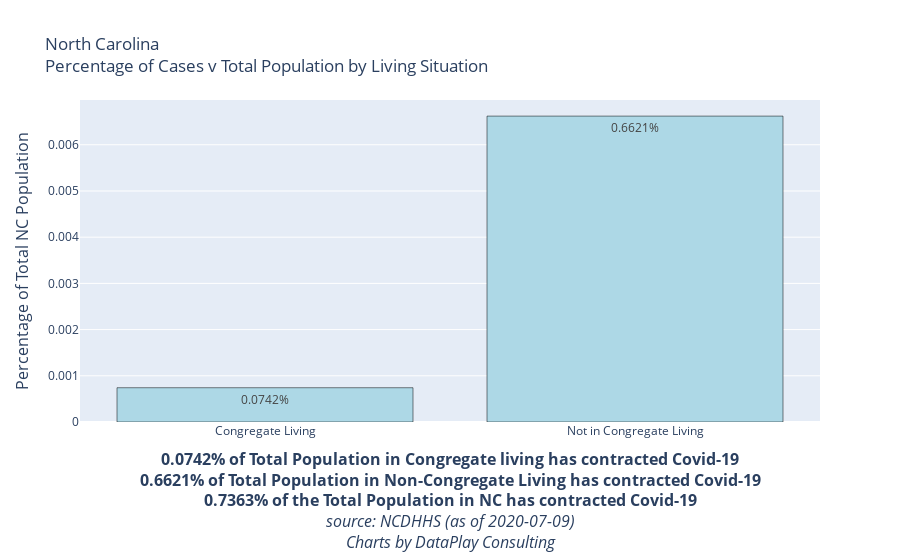

The code cell stored with this chart in its notebook:
### Code cell
Total_Cases_Congregate = '{:.4%}'.format(df_grouped.reset_index()['%TotalPop/Cases'][0])
Total_Cases_Non_Congregate = '{:.4%}'.format(df_grouped.reset_index()['%TotalPop/Cases'][1])
Total_Cases = '{:.4%}'.format(df_grouped.reset_index()['%TotalPop/Cases'].sum())

fig = go.Figure(data=[
    go.Bar(name = '% Of All Deaths', x=df_grouped.reset_index()['Congregate_Living'],y = df_grouped.reset_index()['%TotalPop/Cases'], text=[Total_Cases_Congregate, Total_Cases_Non_Congregate],marker_color='lightblue',
            textposition='inside',marker_line_color='black')
#     go.Bar(name = '% Of All Cases', x=df_grouped.reset_index()['Congregate_Living'],y = df_grouped.reset_index()['%TotalPop/Cases'],text=['11% of All Cases', '89% of All Cases'],marker_color='lightblue',
#             textposition='inside',marker_line_color='black', textfont=dict(color="black"), hoverinfo='none')
])
# Change the bar mode
fig.update_layout(barmode='group', title = 'North Carolina<br>Percentage of Cases v Total Population by Living Situation',
    yaxis=dict(
        title='Percentage of Total NC Population',
        titlefont_size=16,
        tickfont_size=12,
    ),
    xaxis=dict(
        title=f"<b>{Total_Cases_Congregate} of Total Population in Congregate living has contracted Covid-19<br>{Total_Cases_Non_Congregate} of Total Population in Non-Congregate Living has contracted Covid-19<br>{Total_Cases} of the Total Population in NC has contracted Covid-19</b><br><i>source: NCDHHS (as of {Date})<br>Charts by DataPlay Consulting</i>",
        titlefont_size=16,
        tickfont_size=12,
    ),              
    legend=dict(
        x=0,
        y=1.0,
        bgcolor='rgba(255, 255, 255, 0)',
        bordercolor='rgba(255, 255, 255, 0)'
    ))

fig.show()
pio.write_html(fig, file='CasesVPopulation.html', auto_open=False)

### Figure 1 — Plotly figure (JSON) as saved in the notebook; plotly's stock layout.template omitted (floating-point values rounded to 4 significant figures)
{"data": [{"marker": {"color": "lightblue", "line": {"color": "black"}}, "name": "% Of All Deaths", "text": ["0.0742%", "0.6621%"], "textposition": "inside", "type": "bar", "x": ["Congregate Living", "Not in Congregate Living"], "y": [0.0007422, 0.006621]}], "layout": {"autosize": true, "barmode": "group", "legend": {"bgcolor": "rgba(255, 255, 255, 0)", "bordercolor": "rgba(255, 255, 255, 0)", "x": 0, "y": 1}, "title": {"text": "North Carolina<br>Percentage of Cases v Total Population by Living Situation"}, "xaxis": {"autorange": true, "range": [-0.5, 1.5], "tickfont": {"size": 12}, "title": {"font": {"size": 16}, "text": "<b>0.0742% of Total Population in Congregate living has contracted Covid-19<br>0.6621% of Total Population in Non-Congregate Living has contracted Covid-19<br>0.7363% of the Total Population in NC has contracted Covid-19</b><br><i>source: NCDHHS (as of 2020-07-09)<br>Charts by DataPlay Consulting</i>"}, "type": "category"}, "yaxis": {"autorange": true, "range": [0, 0.006969], "tickfont": {"size": 12}, "title": {"font": {"size": 16}, "text": "Percentage of Total NC Population"}, "type": "linear"}}}
